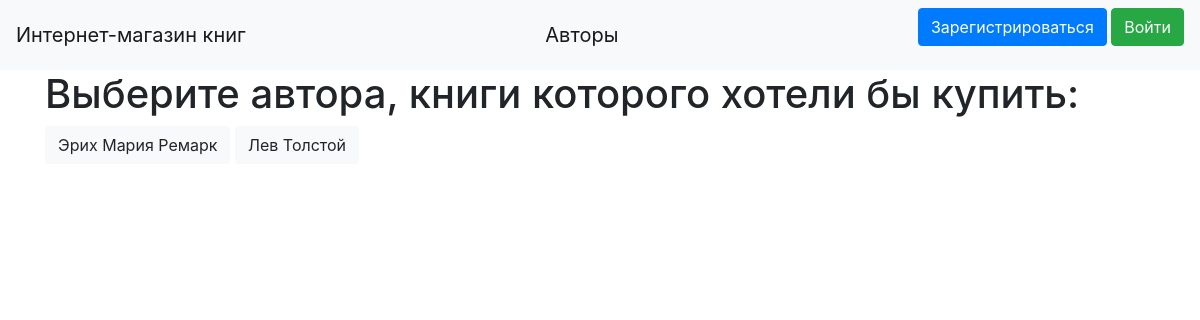
Before: /list_of_authors with the older database file.
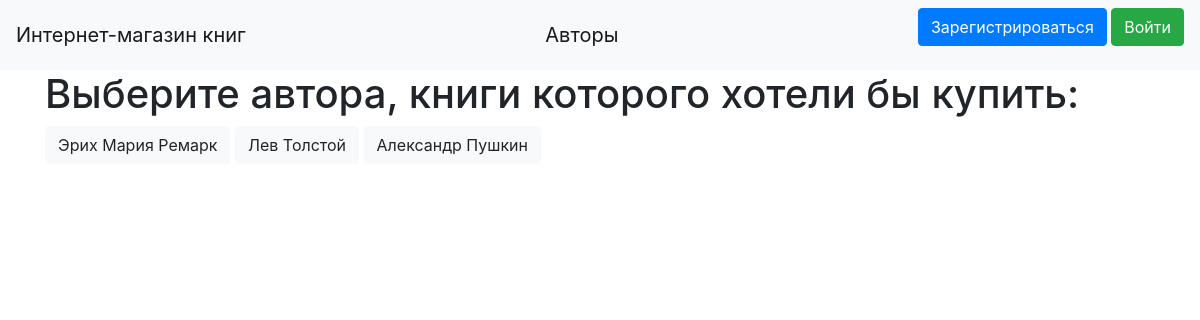
After: the same page with the newer database file.
### data/author.py (models this page shows)
class Author(SqlAlchemyBase, SerializerMixin):
    __tablename__ = 'author'
    id = sqlalchemy.Column(sqlalchemy.Integer, primary_key=True, autoincrement=True)
    name = sqlalchemy.Column(sqlalchemy.String, nullable=True)
    books = orm.relation("Books", back_populates='author')

### main.py (the view)
@app.route('/list_of_authors')
def list_of_authors():
    session = db_session.create_session()
    author = session.query(Author)
    return render_template("list_of_authors.html", author=author)

### data/db_session.py (called while the page is built)
def create_session() -> Session:
    global __factory
    return __factory()

### templates/list_of_authors.html
{% extends "base.html" %}
{% block content %}
<h1>Выберите автора, книги которого хотели бы купить:</h1>
{% for item in author %}
<a class="btn btn-light" href="/books/{{ item.id }}">{{ item.name }}</a>
{% endfor %}
{% endblock %}

### templates/base.html (shortened to what this page needs)
<!doctype html>
<html lang="en">
<head>
    <link rel="stylesheet"
          href="https://stackpath.bootstrapcdn.com/bootstrap/4.4.1/css/bootstrap.min.css"
>
</head>
<body>
<header>
    <nav class="navbar navbar-light bg-light">
        <a class="navbar-brand" href="/">Интернет-магазин книг</a>
        <a class="navbar-brand" href="/list_of_authors">Авторы</a>
        {% if current_user.is_authenticated %}
        <p>
            <a class="btn btn-warning" href="/shopping_cart">{{ current_user.name }}</a>
            <a class="btn btn-success" href="/logout">Выйти</a>
        </p>
{% else %}
    <p>
        <a class="btn btn-primary " href="/register">Зарегистрироваться</a>
        <a class="btn btn-success" href="/login">Войти</a>
    </p>
{% endif %}
    </nav>
</header>
<main role="main" class="container">
    {% block content %}{% endblock %}
</main>
</body>
</html>

Changed rows visible on the page:
added Author: name "Александр Пушкин"
